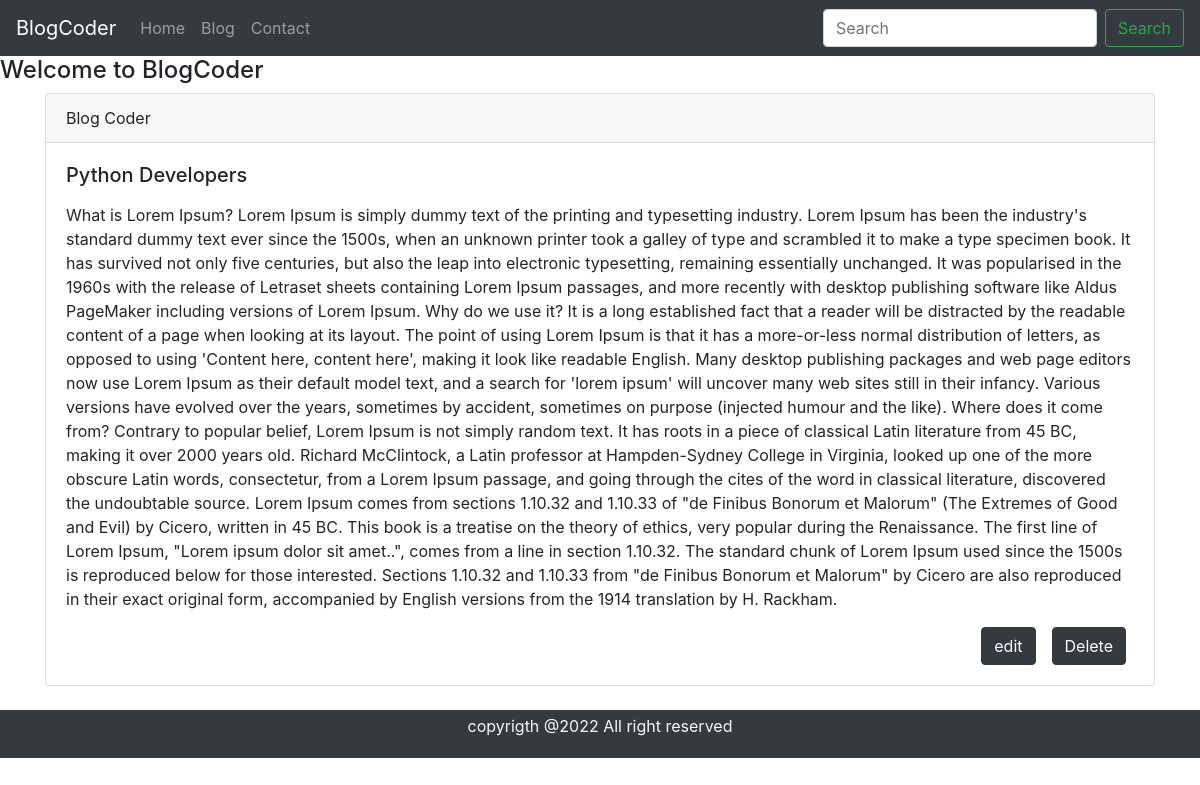
Page /blogpost/python-developer on the committed database.
### blog/models.py (models this page shows, shortened)
class Blog(models.Model):
	sno = models.AutoField(primary_key=True)
	title = models.CharField(max_length=200)
	content = models.TextField(null=True, blank=True)
	short_desc = models.CharField(max_length=250, default="", null=True, blank=True)
	slug = models.CharField(max_length=100)
	time = models.DateTimeField(auto_now_add=True)

### blog/views.py (the view)
# urls.py: path('blogpost/<str:slug>', views.blogpost, name='blogpost'),
def blogpost(request, slug):
	blog = Blog.objects.filter(slug = slug ).first()
	context = {'blog':blog}
	return render(request, 'blogpost.html', context)

### templates/blogpost.html (shortened to what this page needs)
{% extends 'base.html' %}
{% block body %}
<h4> Welcome to BlogCoder </h4>
<div class="container">
 <div class="card">
  <div class="card-header">
    Blog Coder
  </div>
  <div class="card-body">
    <h5 class="card-title">{{blog.title}}</h5>
    <p class="card-text">{{blog.content|safe}}</p>
    <a href="#" class="btn btn-dark float-right mx-2" type="button">Delete</a>
        <a href="editblog/{{blog.sno}}" class="btn btn-dark float-right mx-2" type="button">edit</a>
  </div>
</div>
</div>
<br>
 {% endblock body %}

### rows in the picture
Blog: title "Python Developers", content "What is Lorem Ipsum? Lorem Ipsum is simply dummy text of the printing and typesetting industry. Lorem Ipsum has been the industry's standard dummy text ever since the 1500s, when an unknown printer took a galley of type and scrambled it to make a type specimen book. It has survived not only five centuries, but also the leap into electronic typesetting, remaining essentially unchanged. It was popularised in the 1960s with the release of Letraset sheets containing Lorem Ipsum passages, and more recently with desktop publishing software like Aldus PageMaker including versions of Lorem Ipsum. Why do we use it? It is a long established fact that a reader will be distracted by the readable…"
